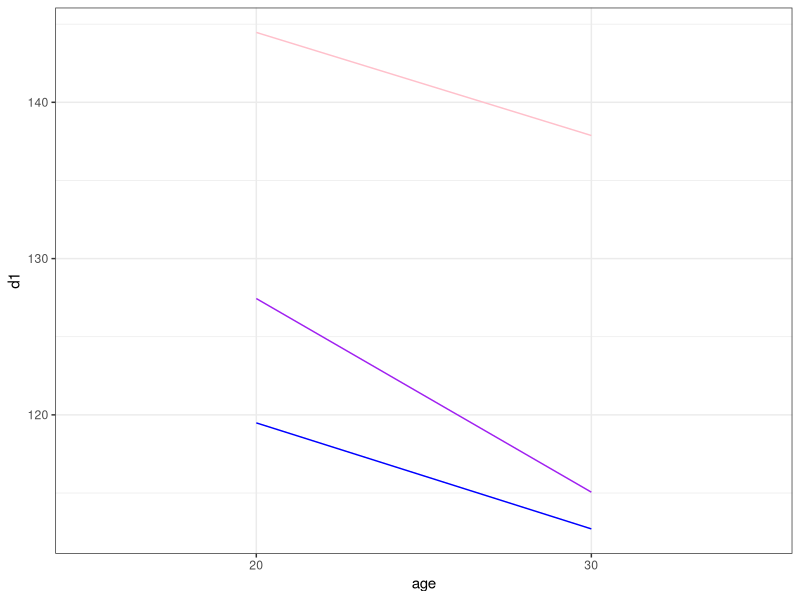
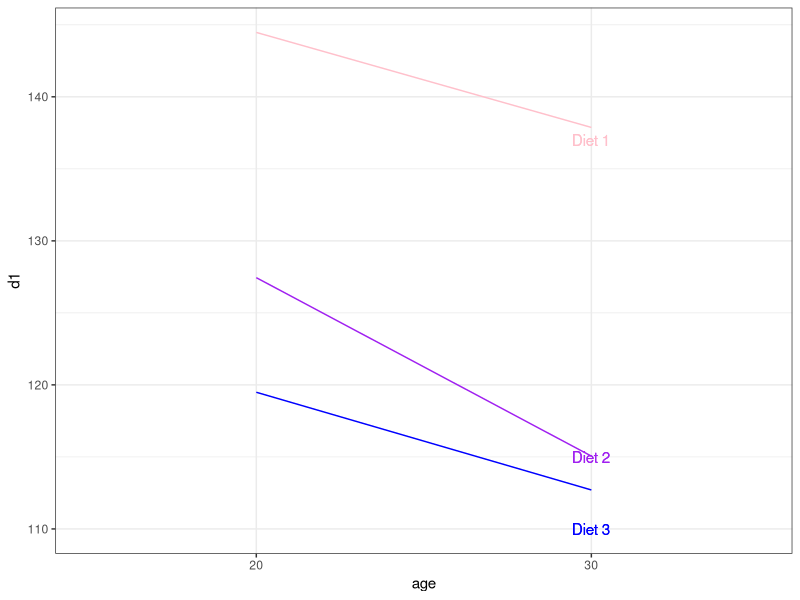
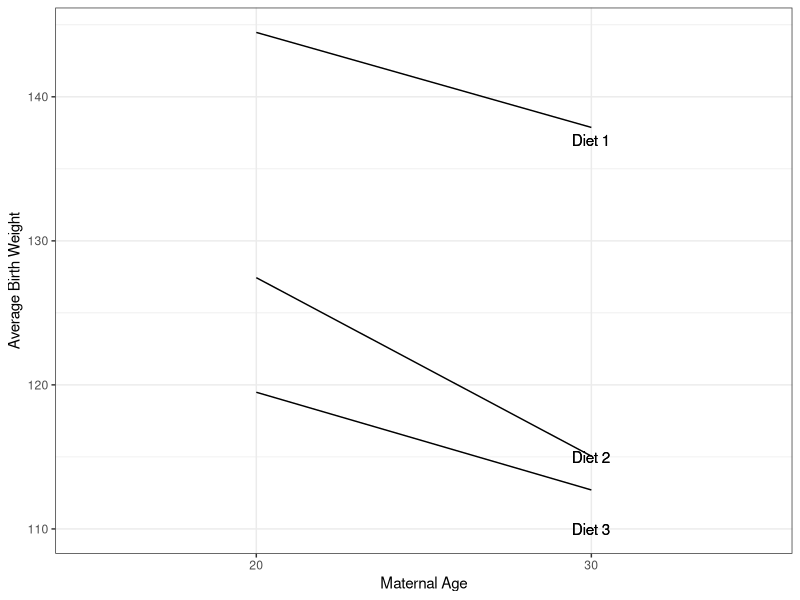

Recreate these plots in R, in order.
## ---- chunk 1
library(tidyverse)
birthweight <- c(157.78, 136.79, 138.84, 139.72, 125.47, 117.14, 129.35, 110.73, 118.38,
                 137.07, 146.28, 130.27, 117.46, 128.54, 99.16, 97.43, 125.26, 115.42) 
diet <- as.factor(c(rep(c(rep(1, 3), rep(2, 3), rep(3, 3)), 2)))
age <- as.factor(c(rep(20, 9), rep(30, 9)))
data <- tibble(birthweight, diet, age)
## ---- chunk 2
m <- aov(birthweight ~ diet + age + diet:age, data = data)
summary(m)
## ---- chunk 3
m <- aov(birthweight ~ diet + age, data = data)
summary(m)
## ---- chunk 4
means <- data %>%
  group_by(diet, age) %>%
  summarize(mean = mean(birthweight)) %>%
  ungroup()
head(means)
## ---- chunk 5
A <- means %>% filter(diet == 1) %>% rename(d1 = mean) %>% select(-diet)
B <- means %>% filter(diet == 2) %>% rename(d2 = mean) %>% select(-diet)
C <- means %>% filter(diet == 3) %>% rename(d3 = mean) %>% select(-diet)
graph <- full_join(A, B, by = "age")
graph <- full_join(graph, C, by = "age")
head(graph)
## ---- chunk 6
graph %>% 
  ggplot(aes(x = age, group = 1)) +
  geom_line(aes(y = d1), color = "pink") + # diet 1
  geom_line(aes(y = d2), color = "purple") + # diet 2
  geom_line(aes(y = d3), color = "blue") + # diet 3
  theme_bw()
## ---- chunk 7
graph %>% 
  ggplot(aes(x = age, group = 1)) +
  geom_line(aes(y = d1), color = "pink") + # diet 1
  geom_line(aes(y = d2), color = "purple") + # diet 2
  geom_line(aes(y = d3), color = "blue") + # diet 3+ 
  geom_text(aes(x = "30" , y = 137, label = "Diet 1"), color = "pink")  + # diet 1
  geom_text(aes(x = "30" , y = 115, label = "Diet 2"), color = "purple")  + # diet 2
  geom_text(aes(x = "30" , y = 110, label = "Diet 3"), color = "blue")  + # diet 3
  theme_bw()
## ---- chunk 8
graph %>% 
  ggplot(aes(x = age, group = 1)) +
  geom_line(aes(y = d1), color = "black") + # diet 1
  geom_line(aes(y = d2), color = "black") + # diet 2
  geom_line(aes(y = d3), color = "black") + # diet 3+ 
  geom_text(aes(x = "30" , y = 137, label = "Diet 1"), color = "black")  + # diet 1
  geom_text(aes(x = "30" , y = 115, label = "Diet 2"), color = "black")  + # diet 2
  geom_text(aes(x = "30" , y = 110, label = "Diet 3"), color = "black")  + # diet 3
  labs(x = "Maternal Age",
       y = "Average Birth Weight") +
  theme_bw()
## ---- chunk 9
m <- aov(birthweight ~ diet + age + diet:age, data = data)
TukeyHSD(m)$"diet:age"
## ---- chunk 10
m <- aov(birthweight ~ diet + age, data = data)
TukeyHSD(m)$diet
## ---- chunk 11
m <- aov(birthweight ~ diet + age, data = data)
TukeyHSD(m)$diet
## ---- chunk 12
penguins <- palmerpenguins::penguins
m <- lm(flipper_length_mm ~ sex + species + sex:species, data = penguins)
anova(m)
